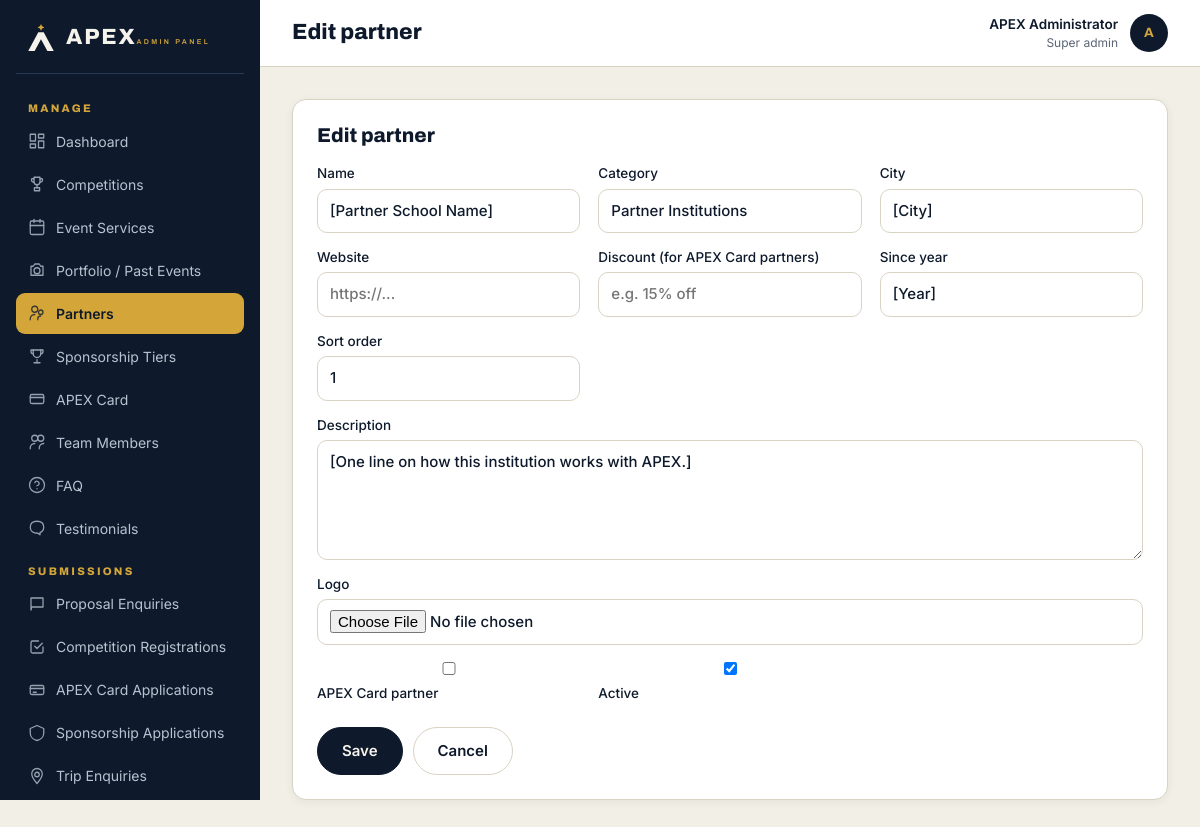
Screenshot of /admin/partners/edit.php?id=1 (signed in) with the database file from the repository.
### tables this page shows
CREATE TABLE `partners` (
  `id` INT UNSIGNED NOT NULL AUTO_INCREMENT,
  `name` VARCHAR(200) NOT NULL,
  `category_id` INT UNSIGNED NULL,
  `city` VARCHAR(80) NULL,
  `description` VARCHAR(500) NULL,
  `logo` VARCHAR(255) NULL,
  `website` VARCHAR(255) NULL,
  `discount` VARCHAR(140) NULL,
  `since_year` VARCHAR(10) NULL,
  `is_card_partner` TINYINT(1) NOT NULL DEFAULT 0,
  `is_active` TINYINT(1) NOT NULL DEFAULT 1,
  `sort_order` INT NOT NULL DEFAULT 0,
  `created_at` DATETIME NOT NULL DEFAULT CURRENT_TIMESTAMP,
  PRIMARY KEY (`id`),
  KEY `idx_cat` (`category_id`),
  KEY `idx_city` (`city`),
  CONSTRAINT `fk_partner_cat` FOREIGN KEY (`category_id`) REFERENCES `partner_categories`(`id`) ON DELETE SET NULL
);

CREATE TABLE `partner_categories` (
  `id` INT UNSIGNED NOT NULL AUTO_INCREMENT,
  `slug` VARCHAR(60) NOT NULL UNIQUE,
  `name` VARCHAR(140) NOT NULL,
  `description` VARCHAR(400) NULL,
  `sort_order` INT NOT NULL DEFAULT 0,
  PRIMARY KEY (`id`)
);

### includes/functions.php (called while the page is built, shortened)
<?php
if (!function_exists('e')) {
    function e($v): string {
        return htmlspecialchars((string)$v, ENT_QUOTES | ENT_SUBSTITUTE, 'UTF-8');
    }
}

### config/database.php (called while the page is built)
<?php
$dbConfig = [
    'host'     => $_ENV['DB_HOST']     ?? getenv('DB_HOST')     ?: 'localhost',
    'name'     => $_ENV['DB_NAME']     ?? getenv('DB_NAME')     ?: 'apex_db',
    'user'     => $_ENV['DB_USER']     ?? getenv('DB_USER')     ?: 'root',
    'pass'     => $_ENV['DB_PASS']     ?? getenv('DB_PASS')     ?: '',
    'charset'  => 'utf8mb4',
    'port'     => $_ENV['DB_PORT']     ?? getenv('DB_PORT')     ?: 3306,
];
function db(): PDO
{
    static $pdo = null;
    if ($pdo instanceof PDO) {
        return $pdo;
    }
    global $dbConfig;
    $dsn = sprintf(
        'mysql:host=%s;port=%d;dbname=%s;charset=%s',
        $dbConfig['host'], (int)$dbConfig['port'], $dbConfig['name'], $dbConfig['charset']
    );
    try {
        $pdo = new PDO($dsn, $dbConfig['user'], $dbConfig['pass'], [
            PDO::ATTR_ERRMODE            => PDO::ERRMODE_EXCEPTION,
            PDO::ATTR_DEFAULT_FETCH_MODE => PDO::FETCH_ASSOC,
            PDO::ATTR_EMULATE_PREPARES   => false,
            PDO::MYSQL_ATTR_INIT_COMMAND => "SET NAMES 'utf8mb4' COLLATE 'utf8mb4_unicode_ci'",
        ]);
    } catch (PDOException $e) {
        http_response_code(500);
        if (!empty($_ENV['APP_DEBUG']) || getenv('APP_DEBUG') === 'true') {
            exit('Database connection failed: ' . htmlspecialchars($e->getMessage()));
        }
        error_log('[APEX] DB connection failed: ' . $e->getMessage());
        exit('We could not connect to the database right now. Please try again shortly.');
    }
    return $pdo;
}

### includes/auth.php (called while the page is built, shortened)
<?php
function admin_user(): ?array
{
    try {
        $stmt = db()->prepare('SELECT id,name,email,role,is_active FROM admins WHERE id=? LIMIT 1');
        $stmt->execute([(int)$_SESSION['admin_id']]);
        $u = $stmt->fetch();
        if ($u && (int)$u['is_active'] === 1) {
            return $cached = $u;
        }
    } catch (Throwable $e) {  }
    return null;
}
function require_admin(): array
{
    $u = admin_user();
    return $u;
}

### admin/includes/crud.php (called while the page is built, shortened)
<?php
function tbl(string $name): string {
    return "`$name`";
}
function find_row(string $table, int $id): ?array {
    $stmt = db()->prepare('SELECT * FROM ' . tbl($table) . ' WHERE id=? LIMIT 1');
    $stmt->execute([$id]);
    return $stmt->fetch() ?: null;
}

### admin/partners/edit.php (the view, shortened to what this page needs)
<?php
$pageTitle = 'Edit partner';
require_once dirname(__DIR__) . '/includes/header.php';
require_once dirname(__DIR__) . '/includes/crud.php';
$id = (int)($_GET['id'] ?? 0);
$row = $id ? find_row('partners', $id) : null;
$cats = db()->query('SELECT id,name FROM partner_categories ORDER BY sort_order')->fetchAll();
?>
<div class="admin-card">
  <h2><?= $row ? 'Edit partner' : 'New partner' ?></h2>
  <form method="POST" enctype="multipart/form-data" class="form-inline">
    <div class="form-cols">
      <label>Name<input type="text" name="name" required value="<?= e($row['name'] ?? '') ?>"></label>
      <label>Category<select name="category_id">
        <?php foreach ($cats as $c): ?><option value="<?= e($c['id']) ?>"<?= ($row['category_id'] ?? 0)==$c['id']?' selected':'' ?>><?= e($c['name']) ?></option><?php endforeach; ?>
      </select></label>
      <label>City<input type="text" name="city" value="<?= e($row['city'] ?? '') ?>"></label>
      <label>Website<input type="url" name="website" value="<?= e($row['website'] ?? '') ?>" placeholder="https://..."></label>
      <label>Discount (for APEX Card partners)<input type="text" name="discount" value="<?= e($row['discount'] ?? '') ?>" placeholder="e.g. 15% off"></label>
      <label>Since year<input type="text" name="since_year" value="<?= e($row['since_year'] ?? '') ?>"></label>
      <label>Sort order<input type="number" name="sort_order" value="<?= e($row['sort_order'] ?? 0) ?>"></label>
      <label class="full">Description<textarea name="description"><?= e($row['description'] ?? '') ?></textarea></label>
      <label class="full">Logo<input type="file" name="logo" accept="image/*"><?php if (!empty($row['logo'])): ?><div style="margin-top:6px"><img src="../../<?= e($row['logo']) ?>" style="max-height:80px"></div><?php endif; ?></label>
      <label><input type="checkbox" name="is_card_partner" value="1"<?= !empty($row['is_card_partner'])?' checked':'' ?>> APEX Card partner</label>
      <label><input type="checkbox" name="is_active" value="1"<?= (!$row || !empty($row['is_active']))?' checked':'' ?>> Active</label>
    </div>
    <div style="display:flex;gap:10px;margin-top:10px"><button class="btn btn-navy">Save</button><a class="btn btn-ghost" href="index.php">Cancel</a></div>
  </form>
</div>
<?php require_once dirname(__DIR__) . '/includes/footer.php'; ?>

### admin/includes/header.php (shortened to what this page needs)
<?php
require_once dirname(__DIR__, 2) . '/includes/auth.php';
$user = require_admin();
$pageTitle = $pageTitle ?? 'Dashboard';
$selfParts = explode('/', ltrim($_SERVER['PHP_SELF'] ?? '', '/'));
$adminIdx = array_search('admin', $selfParts, true);
$depthBelowAdmin = $adminIdx !== false ? max(0, count($selfParts) - $adminIdx - 2) : 0;
$adminBase = str_repeat('../', $depthBelowAdmin);
$siteBase  = $adminBase . '../';
function admin_nav_link(string $pathUnderAdmin, string $label, string $icon = ''): void {
    global $adminBase;
    $href = $adminBase . ltrim($pathUnderAdmin, '/');
    $current = trim($_SERVER['REQUEST_URI'] ?? '', '/');
    $dir     = dirname($pathUnderAdmin);
    $isActive = str_ends_with($current, '/' . trim($pathUnderAdmin, '/'))
             || ($dir !== '.' && str_contains($current, '/' . trim($dir, '/') . '/'));
    echo '<a href="' . e($href) . '"' . ($isActive ? ' aria-current="page"' : '') . '>';
    if ($icon) echo '<svg class="ico" viewBox="0 0 24 24" fill="none" stroke="currentColor" stroke-width="1.7" stroke-linecap="round" stroke-linejoin="round" aria-hidden="true">' . $icon . '</svg>';
    echo e($label) . '</a>';
}
?>
<!doctype html>
<html lang="en">
<head>
<link rel="stylesheet" href="<?= e($siteBase) ?>assets/css/main.css">
<link rel="stylesheet" href="<?= e($siteBase) ?>assets/css/admin.css">
</head>
<body class="admin">
<div class="admin-shell">
  <aside id="admin-side" class="admin-side">
    <a class="admin-brand" href="<?= e($adminBase) ?>dashboard.php">
      <svg viewBox="0 0 120 110" width="30" height="27" aria-hidden="true"><path d="M60 0 Q62 12 74 14 Q62 16 60 28 Q58 16 46 14 Q58 12 60 0 Z" fill="#D4A63A"/><path d="M49 34 L71 34 L112 110 L86 110 L60 62 L34 110 L8 110 Z" fill="#F6F3EC"/></svg>
      <span><span class="name">APEX</span><span class="sub">ADMIN PANEL</span></span>
    </a>
    <nav class="admin-nav">
      <h4>MANAGE</h4>
      <?php
      admin_nav_link('dashboard.php', 'Dashboard', '<rect x="3" y="3" width="7" height="9"/><rect x="14" y="3" width="7" height="5"/><rect x="14" y="12" width="7" height="9"/><rect x="3" y="16" width="7" height="5"/>');
      admin_nav_link('partners/index.php', 'Partners', '<circle cx="9" cy="7" r="4"/><path d="M3 21v-1a6 6 0 0 1 6-6"/><circle cx="17" cy="11" r="3"/><path d="M13 21v-1a4 4 0 0 1 4-4"/>');
      ?>
      <h4>SUBMISSIONS</h4>
    </nav>
  </aside>
  <section class="admin-main">
    <header class="admin-topbar">
      <h1><?= e($pageTitle) ?></h1>
      <div class="user">
        <div style="text-align:right">
          <div style="font-weight:600"><?= e($user['name']) ?></div>
          <div style="color:var(--slate);font-size:12px"><?= e(ucfirst(str_replace('_',' ',$user['role']))) ?></div>
        </div>
        <div class="avatar"><?= e(strtoupper(substr($user['name'],0,1))) ?></div>
      </div>
    </header>
    <div class="admin-content">

### assets/css/main.css (style rules this page uses)
:root { --navy: #0E1A2B; --panel: #15253B; --edge: #263A57; --gold: #D4A63A; --gold-2: #E3B54A; --dgold: #8A6516; --blue: #2563EB; --blue-dark: #1D4ED8; --blue-soft: #EFF4FF; --ivory: #F6F3EC; --white: #FFFFFF; --slate: #5B6576; --mist: #B9C2D0; --line: #D9D3C4; --line-cool: #E5E7EB; --green: #1F6B45; --greenbg:#E3F1E8; --red: #B3261E; --redbg: #FDECEA; --radius: 14px; --radius-lg: 20px; --shadow-sm: 0 2px 10px rgba(14,26,43,.06); --shadow: 0 12px 28px rgba(14,26,43,.08); --shadow-lg: 0 24px 60px rgba(14,26,43,.14); --shadow-header: 0 1px 2px rgba(15,23,42,.04), 0 2px 8px rgba(15,23,42,.06); --max: 1240px; --transition: .25s cubic-bezier(.2,.8,.2,1); }
*,*::before,*::after { box-sizing:border-box }
html { scroll-behavior:smooth;-webkit-text-size-adjust:100% }
body { margin:0;font-family:Inter,system-ui,-apple-system,Segoe UI,Roboto,sans-serif;color:var(--navy);background:var(--ivory);line-height:1.5;overflow-x:hidden }
img,svg,video { max-width:100%;height:auto;display:block }
a { color:var(--dgold);text-decoration:none;transition:color var(--transition) }
button { font:inherit;cursor:pointer }
input,select,textarea,button { font-family:inherit }
h1,h2,h3,h4 { font-family:Archivo,sans-serif;font-weight:800;line-height:1.15;margin:0 0 .5em }
h1 { font-size:clamp(34px,4.4vw,56px);font-stretch:115% }
h2 { font-size:clamp(26px,3.2vw,40px);font-stretch:112% }
.btn { display:inline-flex;align-items:center;gap:8px;font-weight:600;font-size:15px;padding:13px 24px;border-radius:999px;min-height:48px;text-decoration:none;border:1.5px solid transparent;transition:all var(--transition);cursor:pointer;line-height:1;font-family:inherit }
.btn-navy { background:var(--navy);color:var(--ivory);border-color:var(--navy) }
.btn-ghost { background:#fff;color:var(--navy);border-color:var(--line) }
html,body { max-width:100% }
body { overflow-x:hidden;overflow-x:clip }
img,video,iframe,svg { max-width:100%;height:auto }
a { word-wrap:break-word;overflow-wrap:break-word }
input,textarea,select,button { -webkit-appearance:none;appearance:none;max-width:100% }
input[type="checkbox"],input[type="radio"] { -webkit-appearance:checkbox;appearance:checkbox;max-width:none }
select { background-repeat:no-repeat;background-position:right 14px center;padding-right:38px }

### rows the page displays
partners: name "[Partner School Name]", category_id "Partner Institutions", city "[City]", since_year "[Year]", sort_order "1", description "[One line on how this institution works with APEX.]", is_active "☑"

### other values shown
$pageTitle "Edit partner"
$user['name'] "APEX Administrator"
str_replace('_',' ',$user['role']) "Super admin"
substr($user['name'],0,1) "A"
